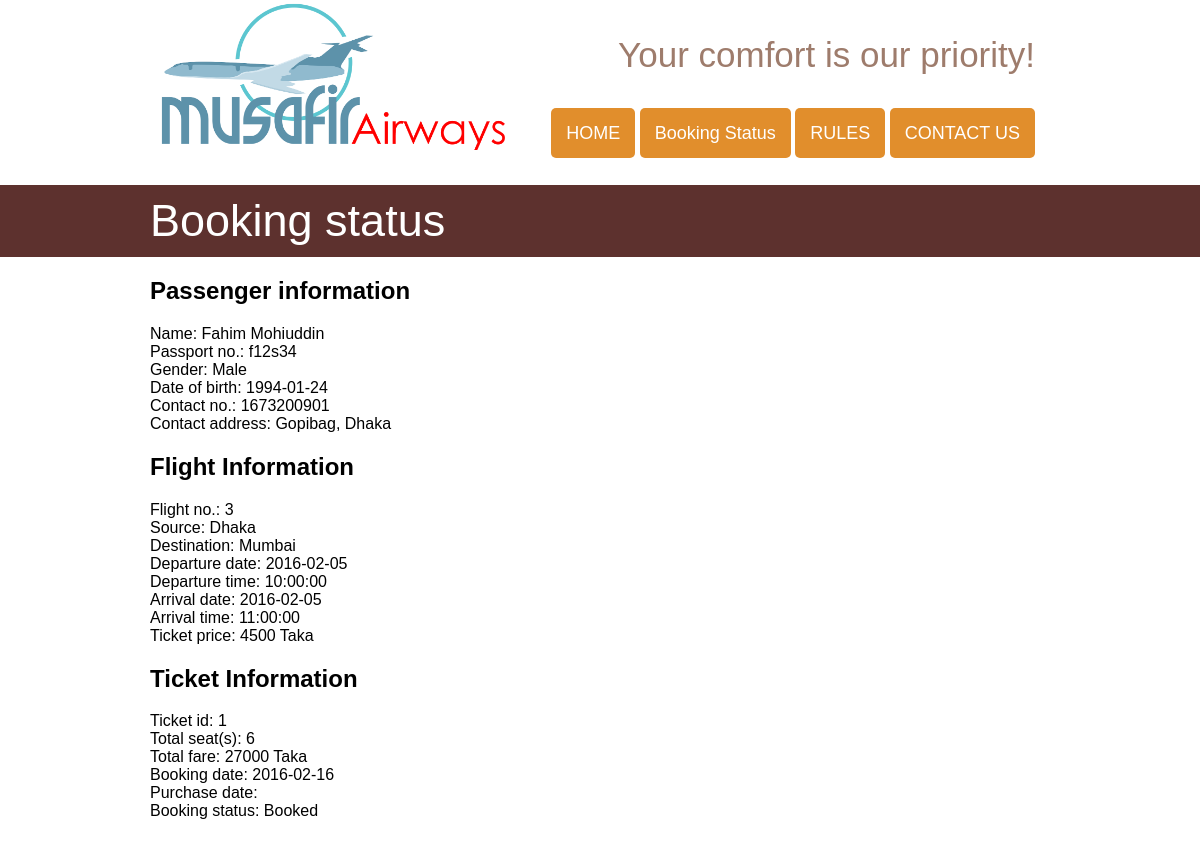
/status.php?id=1, run on the app's committed database.
### tables this page shows
CREATE TABLE IF NOT EXISTS `customers` (
  `passport_no` varchar(50) NOT NULL,
  `name` varchar(50) NOT NULL,
  `gender` varchar(10) NOT NULL,
  `birth_date` date NOT NULL,
  `contact_no` int(11) NOT NULL,
  `contact_address` varchar(100) NOT NULL
);

CREATE TABLE IF NOT EXISTS `tickets` (
  `ticket_id` int(11) NOT NULL,
  `passport_no` varchar(50) NOT NULL,
  `flight_id` int(11) NOT NULL,
  `seat_count` int(11) NOT NULL,
  `fare_amount` int(11) NOT NULL,
  `booking_date` date NOT NULL,
  `purchase_date` date DEFAULT NULL,
  `status` varchar(10) NOT NULL
);

### status.php (the view, shortened to what this page needs)
<html>
	<head>
	</head>
	<body>
		<?php
			require "header.php";
			try {
				$id = $_GET[ 'id' ];
			} catch( Exception $e ) {
				header('location: index.php');
			}
		?>
		<div id="page_heading">
			Booking status
		</div>
		<div class="main_div" >
			<?php
				$query = "
					select * from tickets where ticket_id=".$id."
				";
				$ticket_row = mysql_fetch_assoc(mysql_query($query));
				$passport_no = $ticket_row[ 'passport_no' ];
				$flight_id = $ticket_row[ 'flight_id' ];
			?>
			<?php
				$query = "
					select * from customers where passport_no='".$passport_no."'
				";
				$result = mysql_query($query);
				$row = mysql_fetch_assoc($result);
				echo "<h2>Passenger information</h2>";
				echo "Name: ".$row['name']."<br>";
				echo "Passport no.: ".$row['passport_no']."<br>";
				echo "Gender: ".$row['gender']."<br>";
				echo "Date of birth: ".$row['birth_date']."<br>";
				echo "Contact no.: ".$row['contact_no']."<br>";
				echo "Contact address: ".$row['contact_address']."<br>";
			?>
			<?php
				$query = "
					select s.city_name as s_name, d.city_name as d_name, plane_id, departure_date, departure_time,
					arrival_date, arrival_time, vacant_seats, ticket_price
					from flights, route_list, cities as s, cities as d where
					flight_id=".$flight_id." and flights.route_id=route_list.route_id and s.city_id=source_id and d.city_id=destination_id
					order by departure_date, departure_time
				";
				$row = mysql_fetch_assoc(mysql_query($query));
				echo "<h2>Flight Information</h2>";
				echo "Flight no.: ".$flight_id."<br>";
				echo "Source: ".$row['s_name']."<br>";
				echo "Destination: ".$row['d_name']."<br>";
				echo "Departure date: ".$row['departure_date']."<br>";
				echo "Departure time: ".$row['departure_time']."<br>";
				echo "Arrival date: ".$row['arrival_date']."<br>";
				echo "Arrival time: ".$row['arrival_time']."<br>";
				echo "Ticket price: ".$row['ticket_price']." Taka<br>";
			?>
			<?php
				echo "<h2>Ticket Information</h2>";
				echo "Ticket id: ".$ticket_row['ticket_id']."<br>";
				echo "Total seat(s): ".$ticket_row['seat_count']."<br>";
				echo "Total fare: ".$ticket_row['fare_amount']." Taka<br>";
				echo "Booking date: ".$ticket_row['booking_date']."<br>";
				echo "Purchase date: ".$ticket_row['purchase_date']."<br>";
				echo "Booking status: ".$ticket_row['status']."<br>";
			?>
		</div> <br><br>
	</body>
</html>

### header.php (shortened to what this page needs)
<html>
<head>
</head>
<body>
	<div id="title" >
		<img id="title_logo" src="img/common/logo.png" >
		<p id="title_slogan" >Your comfort is our priority!</p>
		<form id="title_form" name="navigation_form" type="POST" action="" >
			<a class="title_form_button" href="index.php">HOME</a>
			<a class="title_form_button" href="check_status.php">Booking Status</a>
			<a class="title_form_button" href="rules.php">RULES</a>
			<a class="title_form_button" href="">CONTACT US</a>
		</form>
	</div>
</body>
</html>

### status.php (style rules this page uses)
.main_div { margin-left: 150px; margin-right: 150px; }

### header.php (style rules this page uses)
#title { position: relative; margin-left: 150px; margin-right: 150px; }
#title_logo { height: 150px; left: 150px; margin-bottom: 15px; }
#title_slogan { display: inline; position: absolute; right: 15px; top: 0; font-family: 'Century Gothic', CenturyGothic, AppleGothic, sans-serif; font-size: 35px; color: rgb(158,124,108); }
#title_form { display: inline; position: absolute; right: 15px; bottom: 5px; }
.title_form_button { padding: 15px; height: 50px; background-color: rgb(225,142,44); color: white; font-size: 18px; font-family: 'Century Gothic', CenturyGothic, AppleGothic, sans-serif; border: none; border-radius: 5px; text-decoration: none; }
#page_heading { padding-left: 150px; padding-top: 10px; padding-bottom: 10px; margin-top: 20px; background-color: rgb(93,49,46); color: white; font-family: 'Century Gothic', CenturyGothic, AppleGothic, sans-serif; font-size: 45px; }
body { padding: 0; margin: 0; font-family: 'Century Gothic', CenturyGothic, AppleGothic, sans-serif; }

### data on the page
customers: name "Fahim Mohiuddin", passport_no "f12s34", gender "Male", birth_date "1994-01-24", contact_no "1673200901", contact_address "Gopibag, Dhaka"
tickets: flight "3", ticket_id "1", seat_count "6", fare_amount "27000", booking_date "2016-02-16", status "Booked"

### other printed values
$row['s_name'] "Dhaka"
$row['d_name'] "Mumbai"
$row['departure_date'] "2016-02-05"
$row['departure_time'] "10:00:00"
$row['arrival_date'] "2016-02-05"
$row['arrival_time'] "11:00:00"
$row['ticket_price'] "4500"
